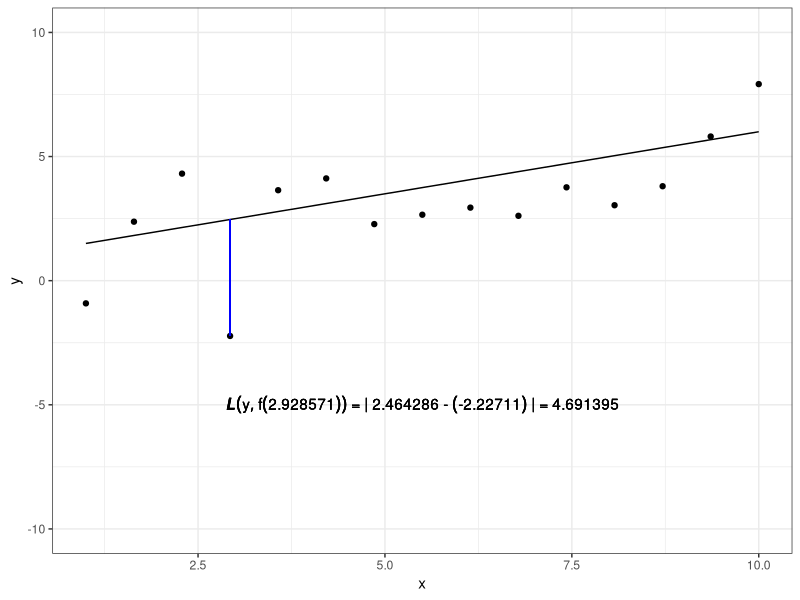
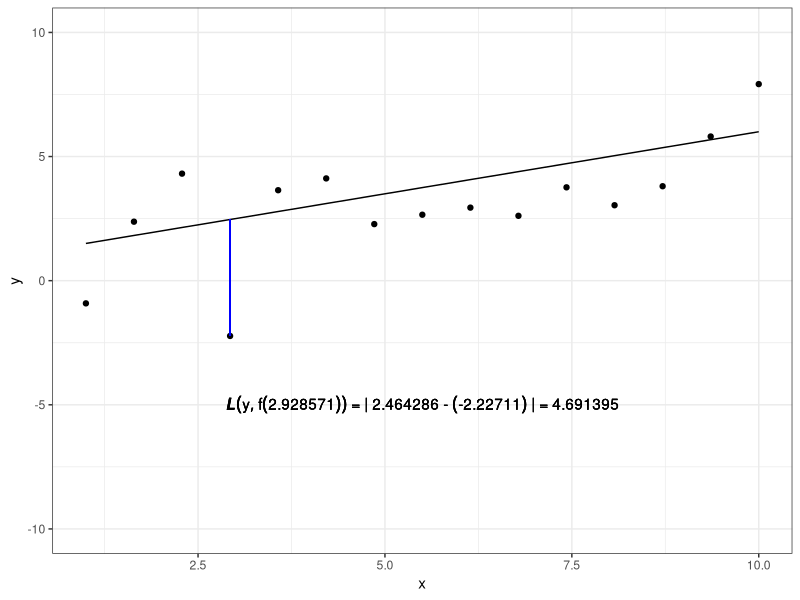

Recreate these plots in R, in order.
##################################################################
####################Loss in a function ###########################
##################################################################
# Aim: show loss of a single observation

#######
#libraries
library(ggplot2)
library(gridExtra)
library(grid)

#######
# Create sample data
set.seed(1234)

#number of data points
n <- 15

# errors
sd <- 2
eps <- rnorm(n = n , mean = 0, sd = sd)

# x values
x <- seq (1,10,length.out = n)

#linear model 
b0 <- 1
b1 <- 0.5
y <- b0 + b1*x + eps


#####
#perfect model 
model_1 <- b0 + b1*x



 
data <- data.frame(x = x, y = y, model_1 = model_1) 


example_oberservation <- 4
  
loss  <- abs(model_1[example_oberservation]-y[example_oberservation])
  
loss_plot <-   ggplot(data = data, mapping = aes(x = x, y=y)) +
    geom_point() +
    geom_line (aes(x =x, y= model_1))+
    geom_segment(aes(x = x[example_oberservation], 
                       y = model_1[example_oberservation], 
                       xend = x[example_oberservation], 
                       yend = y[example_oberservation]),
                 colour = "blue")+
    #geom_segment(aes(xend = x, yend = model), alpha = .2) +
    theme_bw() +
    ylim(c(-10,10))+
    annotate("text", x = 5.5, y = -5, label = bquote(bolditalic(L)(y,f(bold(.(x[example_oberservation]))))~"="~"|"~.(model_1[example_oberservation])~"-"~(.(y[example_oberservation]))~"|"~"="~.(loss)))
    
  
loss_plot



ggsave("figure_man/ml-basic_riskmin-1-loss.png", loss_plot)


